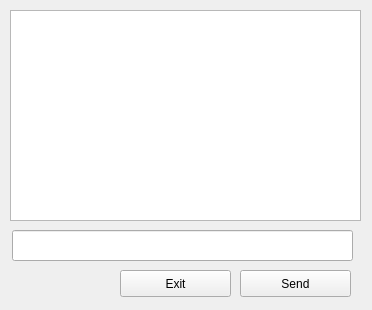
<?xml version="1.0" encoding="UTF-8"?>
<ui version="4.0">
 <class>ChatWindow</class>
 <widget class="QWidget" name="ChatWindow">
  <property name="geometry">
   <rect>
    <x>0</x>
    <y>0</y>
    <width>372</width>
    <height>310</height>
   </rect>
  </property>
  <property name="windowTitle">
   <string>Form</string>
  </property>
  <widget class="QTextEdit" name="chatArea">
   <property name="geometry">
    <rect>
     <x>10</x>
     <y>10</y>
     <width>351</width>
     <height>211</height>
    </rect>
   </property>
  </widget>
  <widget class="QLineEdit" name="msgEdit">
   <property name="geometry">
    <rect>
     <x>12</x>
     <y>230</y>
     <width>341</width>
     <height>31</height>
    </rect>
   </property>
  </widget>
  <widget class="QPushButton" name="exitButton">
   <property name="geometry">
    <rect>
     <x>120</x>
     <y>270</y>
     <width>111</width>
     <height>27</height>
    </rect>
   </property>
   <property name="text">
    <string>Exit</string>
   </property>
  </widget>
  <widget class="QPushButton" name="SendButton">
   <property name="geometry">
    <rect>
     <x>240</x>
     <y>270</y>
     <width>111</width>
     <height>27</height>
    </rect>
   </property>
   <property name="text">
    <string>Send</string>
   </property>
  </widget>
 </widget>
 <resources/>
 <connections/>
</ui>
